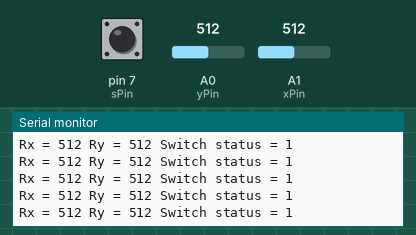
Simulated run of this sketch. Board: Arduino Uno, built with avr-gcc and run on an emulated ATmega328P. Shown: the last lines printed to the serial monitor. The inputs (shaded band) are chosen by the test bench; at power-on: A0 (yPin) = 512, A1 (xPin) = 512, pin 7 (sPin) HIGH.

Above: at 1.2 s.
1.3 s: A0 (yPin) set to 716
At 1.56 s:
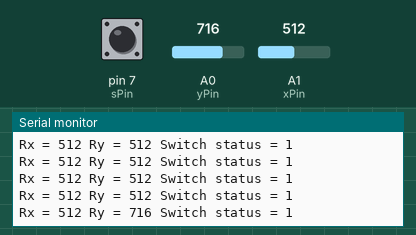
2.8 s: A1 (xPin) set to 716
At 2.97 s:
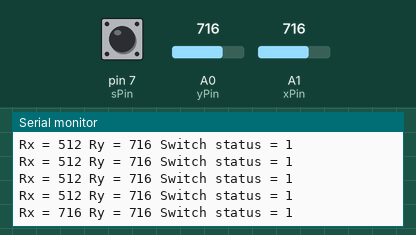
4.3 s: pin 7 (sPin) pulled LOW for 0.25 s
At 4.57 s:
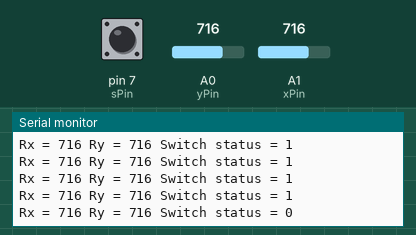
6.0 s: A0 (yPin) set to 900
At 6.18 s:
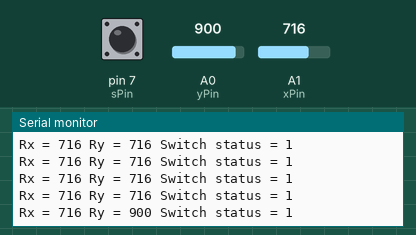
7.5 s: pin 7 (sPin) pulled LOW for 1 s
At 7.79 s:
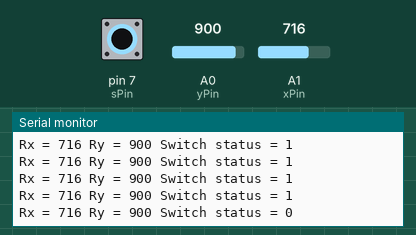
10.0 s: A1 (xPin) set to 900
At 10.0 s:
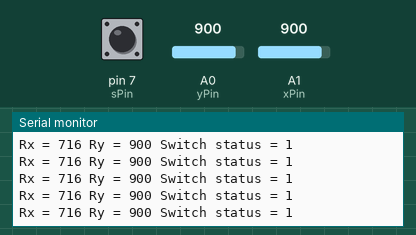
Timing chart, 0 to 12.5 s (numbered marks = the images above; inputs shaded):
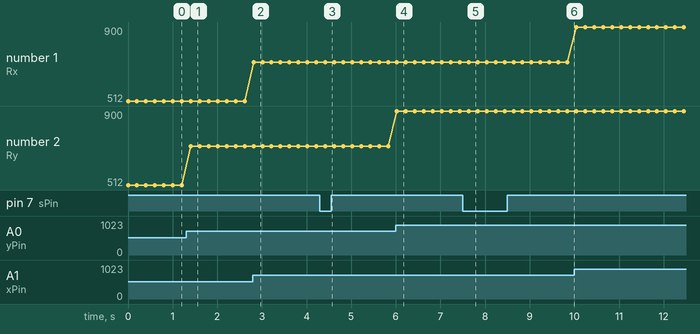

Measured:
- after the input at 1.3 s, the serial monitor: prints a new line after 0.11 s (image 1)
- after the input at 2.8 s, the serial monitor: prints a new line at once (image 2)
- after the input at 4.3 s, the serial monitor: prints a new line after 0.12 s (image 3)
- after the input at 6.0 s, the serial monitor: prints a new line at once (image 4)
- after the input at 7.5 s, the serial monitor: prints a new line after 0.13 s (image 5)
- plotted number 2: 512 → 716 after the input at 1.3 s, 716 → 900 after the input at 6.0 s

The sketch:

joystick_basics.ino
```cpp
int sPin=7;
int xPin=A1;
int yPin=A0;
int sw_stat;
int xVal;
int yVal;
int dt=200;

void setup() {
  // put your setup code here, to run once:
Serial.begin(9600);
pinMode(sPin,INPUT);
pinMode(xPin,INPUT);
pinMode(yPin,INPUT);
digitalWrite(sPin,HIGH);// to simulate a pull-up resistor function
}

void loop() {
  // put your main code here, to run repeatedly:
xVal=analogRead(xPin);
yVal=analogRead(yPin);
sw_stat=digitalRead(sPin);

Serial.print("Rx = ");
Serial.print(xVal);
Serial.print(" Ry = ");
Serial.print(yVal);
Serial.print(" Switch status = ");
Serial.println(sw_stat);
delay(dt);
}
```
